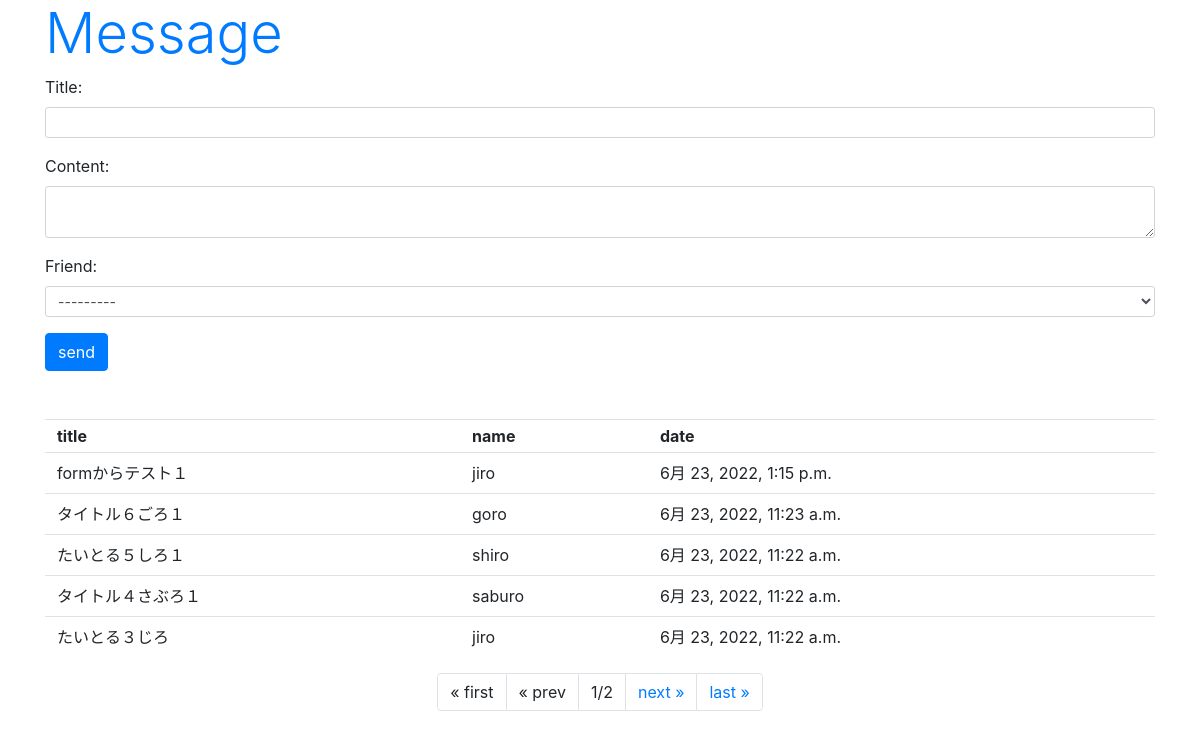
Page /hello/message/ on the committed database.
### hello/models.py (models this page shows, shortened)
class Message(models.Model):
    friend = models.ForeignKey(Friend, on_delete=models.CASCADE)
    title = models.CharField(max_length=100)
    content = models.CharField(max_length=300)
    pub_date = models.DateTimeField(auto_now_add=True)
    class Meta:
        ordering = ('pub_date',)

class Friend(models.Model):
    name = models.CharField(max_length=100,validators=[number_only])
    mail = models.EmailField(max_length=200)
    gender = models.BooleanField()
    age = models.IntegerField()
    birthday = models.DateField()
    def __str__(self):
        return '<Friend:id=' + str(self.id) + ',' + self.name + '(' + str(self.age) + ')>'

### hello/views.py (the view)
# urls.py: path('message/', views.message, name='message'),
def message(request, page=1):
    if (request.method == 'POST'):
        obj = Message()
        form = MessageForm(request.POST, instance=obj)
        form.save()
    data = Message.objects.all().reverse()
    paginator = Paginator(data, 5)
    params = {
        'title' : 'Message',
        'form' : MessageForm(),
        'data' : paginator.get_page(page),
    }
    return render(request, 'hello/message.html', params)

### hello/forms.py
class MessageForm(forms.ModelForm):
    class Meta:
        model = Message
        fields = ['title','content','friend']
        widgets = {
            'title' : forms.TextInput(attrs={'class':'form-control form-control-sm'}),
            'content' : forms.Textarea(attrs={'class':'form-control form-control-sm', 'rows':2}),
            'friend' : forms.Select(attrs={'class':'form-control form-control-sm'})
        }

### hello/templates/hello/message.html (shortened to what this page needs)
{% load static %}
<!doctype html>
<html lang="ja">
<head>
    <link rel="stylesheet"
    href="https://stackpath.bootstrapcdn.com/bootstrap/4.3.1/css/bootstrap.min.css"
>
</head>
<body class="container">
    <h1 class="display-4 text-primary">{{title}}</h1>
    <form action="{% url 'message' %}" method="post">
    {{ form.as_p }}
    <input type="submit" value="send" class="btn btn-primary">
    <table class="table">
        <tr>
            <th class="py-1">title</th>
            <th class="py-1">name</th>
            <th class="py-1">date</th>
        </tr>
    {% for item in data %}
        <tr>
            <td class="py-2">{{item.title}}</td>
            <td class="py-2">{{item.friend.name}}</td>
            <td class="py-2">{{item.pub_date}}</td>
        </tr>
    {% endfor %}
    </table>
    <ul class="pagination justify-content-center">
        {% if data.has_previous %}
        <li class="page-item">
            <a class="page-link" href="{% url 'message' %}">
                &laquo; first</a>
        </li>
        <li class="page-item">
            <a class="page-link" href="{% url 'message' %}{{data.previous_page_number}}">
                &laquo; prev</a>
        </li>
        {% else %}
        <li class="page-item">
            <a class="page-link">
                &laquo; first</a>
        </li>
        <li class="page-item">
            <a class="page-link">
                &laquo; prev</a>
        </li>
        {% endif %}
        <li class="page-item">
            <a class="page-link">
            {{data.number}}/{{data.paginator.num_pages}}</a>
        </li>
        {% if data.has_next %}
        <li class="page-item">
            <a class="page-link" href="{% url 'message' %}{{data.next_page_number }}">
                next &raquo;</a>
        </li>
        <li class="page-item">
            <a class="page-link" href="{% url 'message' %}{{data.paginator.num_pages}}">
                last &raquo;</a>
        </li>
        {% endif %}
    </ul>
</body>
</html>

### rows in the picture
Message: title "formからテスト１", friend.name "jiro", pub_date "6月 23, 2022, 1:15 p.m."
Message: title "タイトル６ごろ１", friend.name "goro", pub_date "6月 23, 2022, 11:23 a.m."
Message: title "たいとる５しろ１", friend.name "shiro", pub_date "6月 23, 2022, 11:22 a.m."
Message: title "タイトル４さぶろ１", friend.name "saburo", pub_date "6月 23, 2022, 11:22 a.m."
Message: title "たいとる３じろ", friend.name "jiro", pub_date "6月 23, 2022, 11:22 a.m."

### other values in the picture
{{ title }} "Message"
{{ data.number }} "1"
{{ data.paginator.num_pages }} "2"
